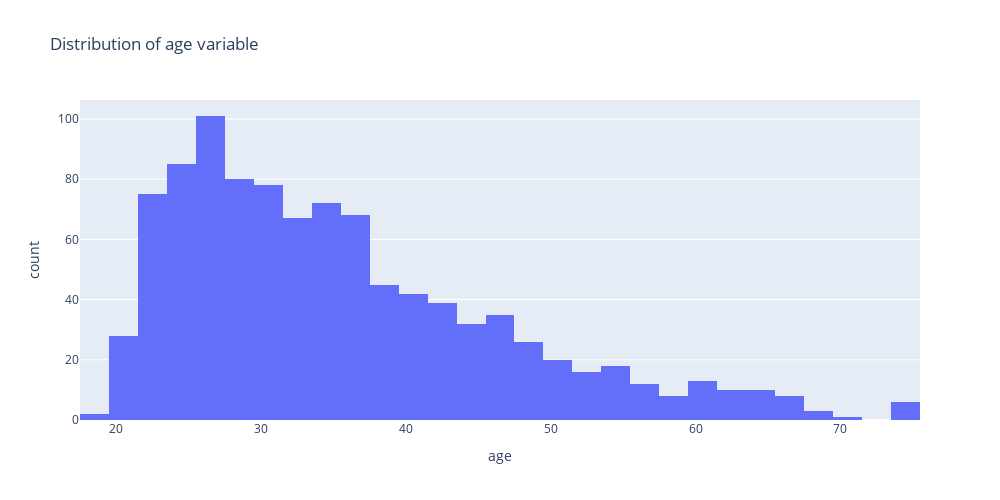

Write notebook code for a chart like this one.
### Markdown cell above
### Let's look at the distribution of the age variable

### Code cell
fig = px.histogram(
    df,
    x = 'age',
    title = 'Distribution of age variable',
    width = 1000,
    height = 500
)
fig.show()

### Figure 1 — Plotly figure (JSON) as saved in the notebook; plotly's stock layout.template omitted (floating-point values rounded to 4 significant figures; data arrays with more than 128 entries replaced by an {"elided": "..."} marker saying what was removed)
{"data": [{"alignmentgroup": "True", "bingroup": "x", "hovertemplate": "age=%{x}<br>count=%{y}<extra></extra>", "legendgroup": "", "marker": {"color": "#636efa", "pattern": {"shape": ""}}, "name": "", "offsetgroup": "", "orientation": "v", "showlegend": false, "type": "histogram", "x": {"elided": "1000 int values"}, "xaxis": "x", "yaxis": "y"}], "layout": {"barmode": "relative", "height": 500, "legend": {"tracegroupgap": 0}, "title": {"text": "Distribution of age variable"}, "width": 1000, "xaxis": {"anchor": "y", "domain": [0, 1], "title": {"text": "age"}}, "yaxis": {"anchor": "x", "domain": [0, 1], "title": {"text": "count"}}}}
